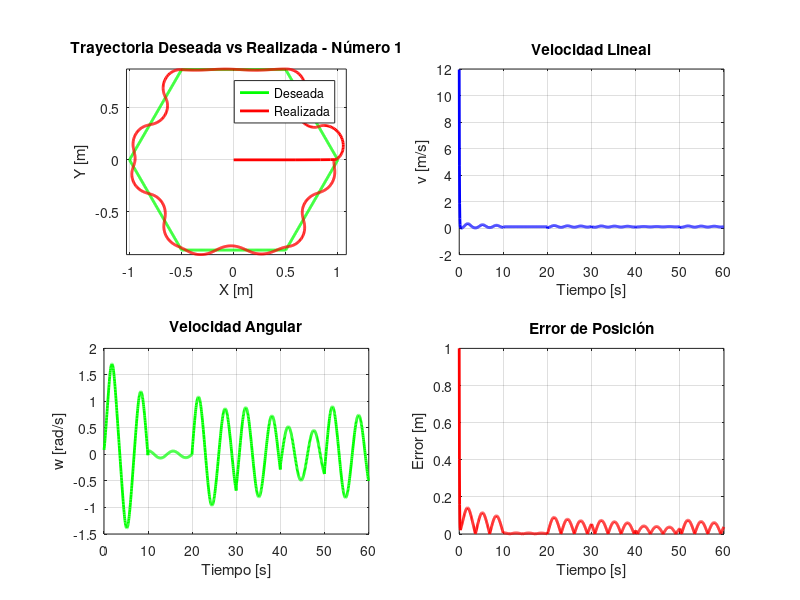

This chart was generated by the following MATLAB code: (Note: this script raises an error after producing the figure.)
% Limpieza de pantalla
clear all
close all
clc

% 1 TIEMPO %%%%%%%%%%%%%%%%%%%%%%%%%%%%%%%%%%%%%%%%%%%%%%%%%%%%%%%%
tf = 60;             % Tiempo de simulación en segundos (s)
ts = 0.05;           % Tiempo de muestreo en segundos (s)
t = 0:ts:tf;         % Vector de tiempo
N = length(t);       % Número de muestras

% Número de trayectorias a simular (solo 3)
num_trayectorias = 3; 

for traj = 1:num_trayectorias

    % 2.1 CONDICIONES INICIALES PERSONALIZADAS
    switch traj
        case 1
            x1(1) = 0; y1(1) = 0; phi(1) = 0;
        case 2
            x1(1) = 0; y1(1) = 0; phi(1) = pi/2;
        case 3
            x1(1) = 0; y1(1) = 0; phi(1) = pi/3;
    end

    hx(1) = x1(1);   
    hy(1) = y1(1);

    % 2.2 DEFINICION DE TRAYECTORIAS Y VELOCIDADES DESEADAS
    switch traj
        case 1  % Hexágono con lado 1, centro en (0,0)
            % Hexágono: 6 segmentos, cada uno con duración igual
            L = 1; % lado
            V = 0.1; % velocidad constante (m/s)
            T_segmento = L / V;
            pasos_segmento = round(T_segmento / ts);
            total_pasos = 6 * pasos_segmento;

            if N > total_pasos
                N = total_pasos;
                t = t(1:N);
            end

            % Puntos vértices del hexágono (en sentido antihorario)
            angles = (0:5)*pi/3;
            px = cos(angles);
            py = sin(angles);

            % Crear trayectorias por tramos
            hxd = []; hyd = [];
            hxdp = []; hydp = [];
            for i = 1:6
                x_ini = px(i); y_ini = py(i);
                x_fin = px(mod(i,6)+1); y_fin = py(mod(i,6)+1);
                dx = x_fin - x_ini;
                dy = y_fin - y_ini;
                vx = dx / T_segmento;
                vy = dy / T_segmento;

                hxd = [hxd, linspace(x_ini, x_fin, pasos_segmento)];
                hyd = [hyd, linspace(y_ini, y_fin, pasos_segmento)];
                hxdp = [hxdp, vx*ones(1,pasos_segmento)];
                hydp = [hydp, vy*ones(1,pasos_segmento)];
            end

        case 2
            a = 10; 
            k = 4; 
            r = a * sin(k * t);
            hxd = r .* cos(t);
            hyd = r .* sin(t);

            dr = a * k * cos(k * t);
            hxdp = dr .* cos(t) - r .* sin(t);
            hydp = dr .* sin(t) + r .* cos(t);


        case 3
            t_scaled = linspace(0, 2*pi, length(t));  % mantener longitud t

            x_raw = 16 * sin(t_scaled).^3;
            y_raw = 13*cos(t_scaled) - 5*cos(2*t_scaled) - 2*cos(3*t_scaled) - cos(4*t_scaled);

            hxd = (15/16) * x_raw;
            hyd = (13/17) * y_raw;

            % Derivadas aproximadas numéricamente
            hxdp = [diff(hxd)/ts, 0];  % completamos último valor con 0
            hydp = [diff(hyd)/ts, 0];

    end

    % 2.3 AJUSTE DE GANANCIAS
    switch traj
        case 1
            K = [12 0; 0 12]; 
        case 2
            K = [5 0; 0 5];
        case 3
            K = [8 0; 0 20];
    end

    % 2.4 CONTROL Y SIMULACION DEL ROBOT
    for k = 1:N
        hxe(k) = hxd(k) - hx(k);
        hye(k) = hyd(k) - hy(k);
        he = [hxe(k); hye(k)];
        Error(k) = sqrt(hxe(k)^2 + hye(k)^2);

        J = [cos(phi(k)) -sin(phi(k)); sin(phi(k)) cos(phi(k))];
        qpRef = pinv(J)*( [hxdp(k); hydp(k)] + K*he );

        v(k) = qpRef(1);
        w(k) = qpRef(2);

        phi(k+1) = phi(k) + w(k)*ts;
        xp1 = v(k)*cos(phi(k)); 
        yp1 = v(k)*sin(phi(k));
        x1(k+1) = x1(k) + ts*xp1;
        y1(k+1) = y1(k) + ts*yp1;

        hx(k+1) = x1(k+1);
        hy(k+1) = y1(k+1);
    end

    % 2.5 GRAFICACION
    figure('Name',['Trayectoria ',num2str(traj)],'NumberTitle','off')
    sizeScreen = get(0,'ScreenSize'); 
    set(gcf,'position',sizeScreen); 
    
    subplot(2,2,1)
    plot(hxd,hyd,'g','lineWidth',2); hold on;
    plot(hx,hy,'r','lineWidth',2);
    title(['Trayectoria Deseada vs Realizada - Número ',num2str(traj)])
    xlabel('X [m]')
    ylabel('Y [m]')
    grid on
    legend('Deseada','Realizada')
    axis equal

    subplot(2,2,2)
    plot(t,v,'b','LineWidth',2), grid('on')
    xlabel('Tiempo [s]')
    ylabel('v [m/s]')
    title('Velocidad Lineal')

    subplot(2,2,3)
    plot(t,w,'g','LineWidth',2), grid('on')
    xlabel('Tiempo [s]')
    ylabel('w [rad/s]')
    title('Velocidad Angular')

    subplot(2,2,4)
    plot(t,Error,'r','LineWidth',2), grid('on')
    xlabel('Tiempo [s]')
    ylabel('Error [m]')
    title('Error de Posición')

    figure('Name',['Animacion Trayectoria ',num2str(traj)],'NumberTitle','off');
    scale = 4;
    MobileRobot_5;
    H1 = MobilePlot_4(x1(1), y1(1), phi(1), scale); hold on;
    H2 = plot(hx(1), hy(1), 'r', 'lineWidth',2);
    H3 = plot(hxd, hyd, 'g', 'lineWidth',2); 
    axis equal
    grid on
    for k = 1:10:N
        delete(H1);
        delete(H2);
        H1 = MobilePlot_4(x1(k), y1(k), phi(k), scale);
        H2 = plot3(hx(1:k), hy(1:k), zeros(1,k), 'r', 'lineWidth',2);
        pause(ts);
    end

end
